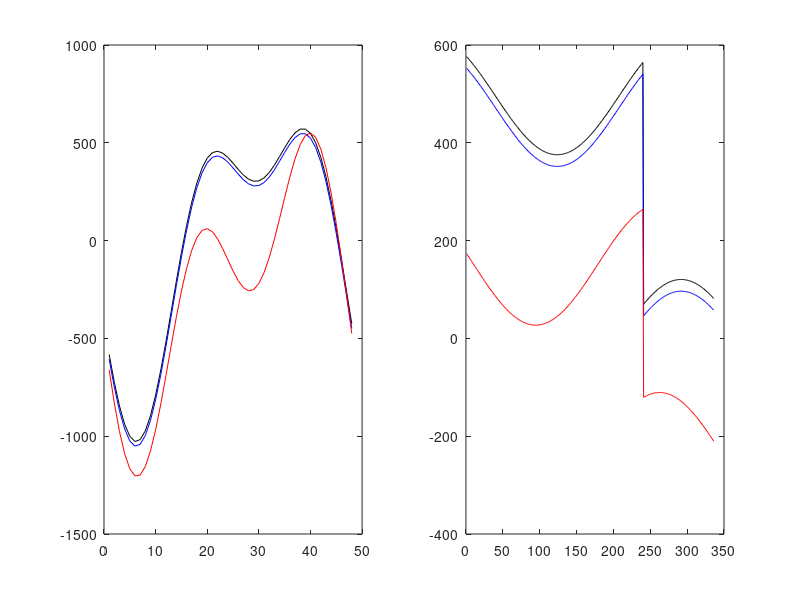
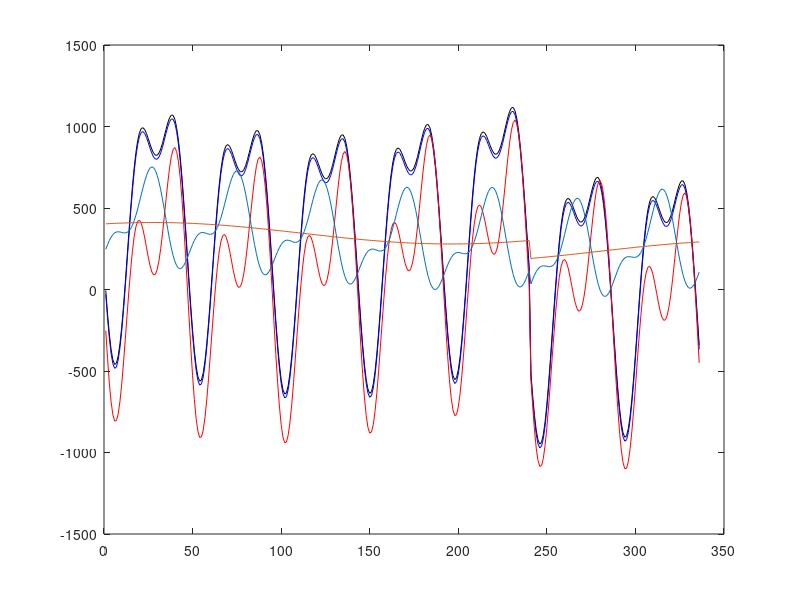

These charts were generated, in order, by the following MATLAB code:
%% daily change
t=1:48;
Lockdown=0;
COVID=0;
DailyChangeNormal=-517.21*sin(2*pi*t/(48))-278.00*cos(2*pi*t/(48))-360.76*sin(2*pi*t/(24))-146.97*cos(2*pi*t/(48))...
    -23.94*COVID-210.55*Lockdown+9.36*Lockdown*sin(2*pi*t/(48))+237.16*Lockdown*cos(2*pi*t/(48))...
    -115.83*Lockdown*sin(2*pi*t/(24))-51.83*Lockdown*cos(2*pi*t/(24));
Lockdown=0;
COVID=1;
DailyChangeNoLockdown=-517.21*sin(2*pi*t/(48))-278.00*cos(2*pi*t/(48))-360.76*sin(2*pi*t/(24))-146.97*cos(2*pi*t/(48))...
    -23.94*COVID-210.55*Lockdown+9.36*Lockdown*sin(2*pi*t/(48))+237.16*Lockdown*cos(2*pi*t/(48))...
    -115.83*Lockdown*sin(2*pi*t/(24))-51.83*Lockdown*cos(2*pi*t/(24));
Lockdown=1;
COVID=1;
DailyChangeLockdown=-517.21*sin(2*pi*t/(48))-278.00*cos(2*pi*t/(48))-360.76*sin(2*pi*t/(24))-146.97*cos(2*pi*t/(48))...
    -23.94*COVID-210.55*Lockdown+9.36*Lockdown*sin(2*pi*t/(48))+237.16*Lockdown*cos(2*pi*t/(48))...
    -115.83*Lockdown*sin(2*pi*t/(24))-51.83*Lockdown*cos(2*pi*t/(24));
figure(1)
subplot(1,2,1)
plot(DailyChangeNormal,"k")
hold on 
plot(DailyChangeNoLockdown,"b")
hold on
plot(DailyChangeLockdown,"r")
%% weekly change
t=1:48*7;
Workday=[ones(1,48*5),0*ones(1,48*2)];
Lockdown=0;
COVID=0;
WeeklyChangeNormal=496.11*Workday-88.57*sin(2*pi*t/(7*48))+81.71*cos(2*pi*t/(7*48))...
    -23.94*COVID-210.55*Lockdown-110.72*Lockdown*Workday-32.78*Lockdown*sin(2*pi*t/(7*48))...
    -57.11*Lockdown*cos(2*pi*t/(7*48));
Lockdown=0;
COVID=1;
WeeklyChangeNoLockdown=496.11*Workday-88.57*sin(2*pi*t/(7*48))+81.71*cos(2*pi*t/(7*48))...
    -23.94*COVID-210.55*Lockdown-110.72*Lockdown*Workday-32.78*Lockdown*sin(2*pi*t/(7*48))...
    -57.11*Lockdown*cos(2*pi*t/(7*48));
Lockdown=1;
COVID=1;
WeeklyChangeLockdown=496.11*Workday-88.57*sin(2*pi*t/(7*48))+81.71*cos(2*pi*t/(7*48))...
    -23.94*COVID-210.55*Lockdown-110.72*Lockdown*Workday-32.78*Lockdown*sin(2*pi*t/(7*48))...
    -57.11*Lockdown*cos(2*pi*t/(7*48));
subplot(1,2,2)
plot(WeeklyChangeNormal,"k")
hold on 
plot(WeeklyChangeNoLockdown,"b")
hold on
plot(WeeklyChangeLockdown,"r")
%figure: total weekly
t=1:48*7;
Workday=[ones(1,48*5),0*ones(1,48*2)];
Lockdown=0;
COVID=0;
TotalWeeklyDailyNormal=-517.21*sin(2*pi*t/(48))-278.00*cos(2*pi*t/(48))-360.76*sin(2*pi*t/(24))-146.97*cos(2*pi*t/(48))...
    -23.94*COVID-210.55*Lockdown+9.36*Lockdown*sin(2*pi*t/(48))+237.16*Lockdown*cos(2*pi*t/(48))...
    -115.83*Lockdown*sin(2*pi*t/(24))-51.83*Lockdown*cos(2*pi*t/(24))...
    +496.11*Workday-88.57*sin(2*pi*t/(7*48))+81.71*cos(2*pi*t/(7*48))...
    -110.72*Lockdown*Workday-32.78*Lockdown*sin(2*pi*t/(7*48))...
    -57.11*Lockdown*cos(2*pi*t/(7*48));
Lockdown=0;
COVID=1;
TotalWeeklyDailyNoLockdown=-517.21*sin(2*pi*t/(48))-278.00*cos(2*pi*t/(48))-360.76*sin(2*pi*t/(24))-146.97*cos(2*pi*t/(48))...
    -23.94*COVID-210.55*Lockdown+9.36*Lockdown*sin(2*pi*t/(48))+237.16*Lockdown*cos(2*pi*t/(48))...
    -115.83*Lockdown*sin(2*pi*t/(24))-51.83*Lockdown*cos(2*pi*t/(24))...
    +496.11*Workday-88.57*sin(2*pi*t/(7*48))+81.71*cos(2*pi*t/(7*48))...
    -110.72*Lockdown*Workday-32.78*Lockdown*sin(2*pi*t/(7*48))...
    -57.11*Lockdown*cos(2*pi*t/(7*48));
Lockdown=1;
COVID=1;
TotalWeeklyDailyLockdown=-517.21*sin(2*pi*t/(48))-278.00*cos(2*pi*t/(48))-360.76*sin(2*pi*t/(24))-146.97*cos(2*pi*t/(48))...
    -23.94*COVID-210.55*Lockdown+9.36*Lockdown*sin(2*pi*t/(48))+237.16*Lockdown*cos(2*pi*t/(48))...
    -115.83*Lockdown*sin(2*pi*t/(24))-51.83*Lockdown*cos(2*pi*t/(24))...
    +496.11*Workday-88.57*sin(2*pi*t/(7*48))+81.71*cos(2*pi*t/(7*48))...
    -110.72*Lockdown*Workday-32.78*Lockdown*sin(2*pi*t/(7*48))...
    -57.11*Lockdown*cos(2*pi*t/(7*48));
figure(2)
plot(TotalWeeklyDailyNormal,"k")
hold on 
plot(TotalWeeklyDailyNoLockdown,"b")
hold on
plot(TotalWeeklyDailyLockdown,"r")
%%calculation
A=(DailyChangeNoLockdown-DailyChangeLockdown);
B=(WeeklyChangeNormal-WeeklyChangeLockdown);
C=(TotalWeeklyDailyNormal-TotalWeeklyDailyLockdown);
min(C)
plot(C)
max(B)
min(B)
plot(B)